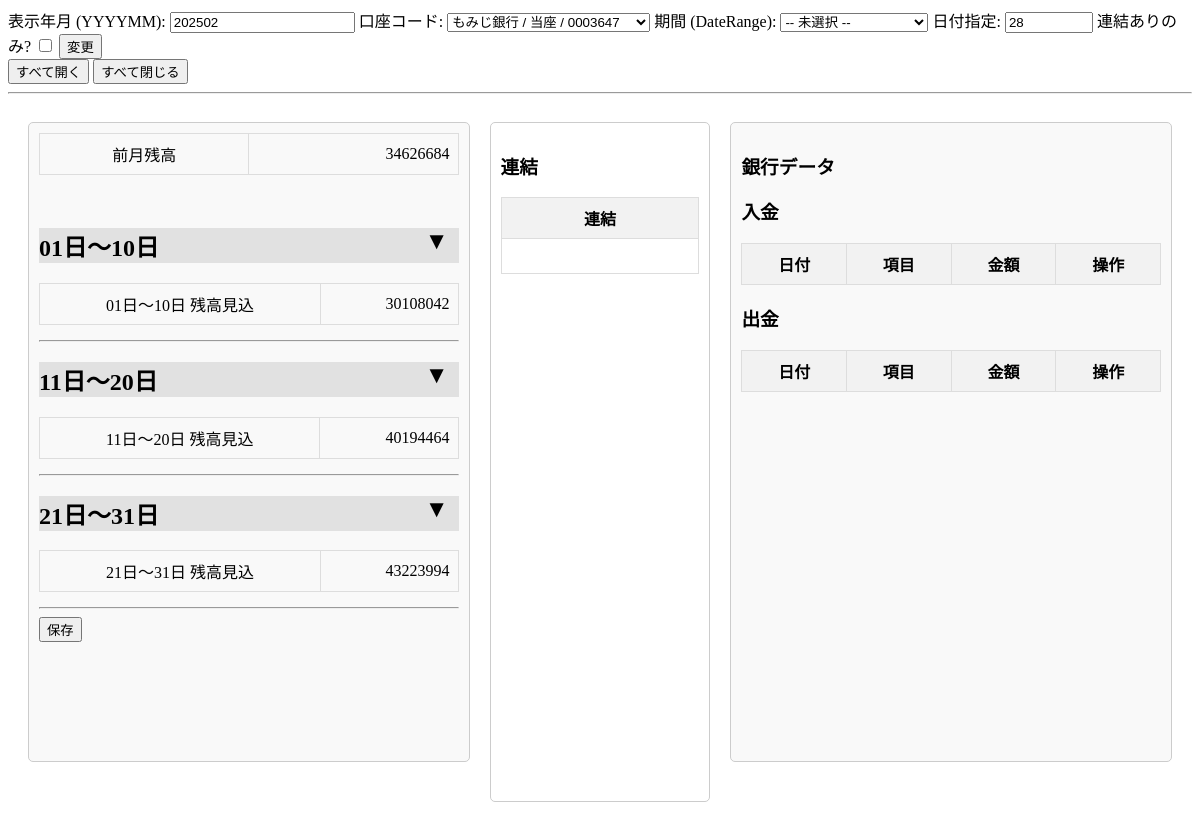
Screenshot of /addbudget/ (signed in) with the database file from the repository.
### budget/models.py (models this page shows, shortened)
class UserSettings(models.Model):
    user = models.OneToOneField(User, on_delete=models.CASCADE)
    codename = models.CharField(max_length=8, default="")
    year_month = models.CharField(max_length=6, default="", verbose_name="選択中の年月")
    selected_account_code = models.ForeignKey(
        'AccountCode', on_delete=models.SET_NULL, null=True, blank=True, verbose_name="選択口座コード"
    )
    selected_daterange = models.ForeignKey(
        DateRange, on_delete=models.SET_NULL, null=True, blank=True, verbose_name="選択中の期間"
    )
    end_day = models.IntegerField(default=0, verbose_name="選択中の日付")
    connectflag = models.BooleanField(default=False, verbose_name="選択中の連携区分")     # True=実際金額

class DateRange(models.Model):
    name = models.CharField(max_length=50)
    start_day = models.PositiveSmallIntegerField(default=1, verbose_name="開始日")
    end_day = models.PositiveSmallIntegerField(default=1, verbose_name="終了日")

### budget/views/addbudget_views.py (the view, shortened to what this page needs)
# urls.py: path("addbudget/", addbudget, name="addbudget"),
@login_required
def addbudget(request):
    user = request.user
    user_settings, created = UserSettings.objects.get_or_create(
        user=user,
        defaults={
            'year_month': datetime.today().strftime('%Y%m'),
            'selected_account_code': None,
            'selected_daterange': None,
            'end_day': 0,
            'connectflag': False,
        }
    )
    selected_year_month = user_settings.year_month
    selected_account_code = user_settings.selected_account_code
    selected_daterange = user_settings.selected_daterange
    selected_end_day = user_settings.end_day
    selected_connectflag = user_settings.connectflag
    year = int(selected_year_month[:4])
    month = int(selected_year_month[4:])
    start_day = 1
    if selected_daterange:
        end_day = selected_daterange.end_day
        if end_day == 31:
            end_day = calendar.monthrange(year, month)[1]
    else:
        end_day = calendar.monthrange(year, month)[1]
    if selected_end_day > 0:
        end_day = selected_end_day
    start_date = date(year, month, start_day)
    end_date = date(year, month, end_day)
    one_month_ago = start_date - relativedelta(months=1)
    budgets_qs = Budget.objects.filter(year_month=selected_year_month)
    fundtrans_qs = budgets_qs.filter(itemtype="預金振替")
    amount_fundtrans = sum(i.amount for i in fundtrans_qs)
    if selected_account_code:
        budgets_qs = budgets_qs.filter(account_code=selected_account_code)
    if selected_end_day:
        budgets_qs = budgets_qs.filter(sort_no1__lte=selected_end_day)
    else:
        if selected_daterange:
            budgets_qs = budgets_qs.filter(daterange__id__lte=selected_daterange.id)
    if selected_connectflag:
        budgets_qs = budgets_qs.filter(connected_number__isnull=False)
    budgets_qs = budgets_qs.order_by('sort_no1', 'sort_no2', 'id')
    bank_data_qs = BankData.objects.filter(date__range=[one_month_ago, end_date])
    if selected_account_code:
        bank_data_qs = bank_data_qs.filter(account_code=selected_account_code)
    bank_data_qs = bank_data_qs.filter(
        Q(connected_number__isnull=True) | Q(connected_number='')
    )
    acc_balance = None
    if selected_account_code:
        acc_balance = AccountBalance.objects.filter(
            account_code=selected_account_code,
            year_month=selected_year_month
        ).first()
    if acc_balance:
        prev_balance = acc_balance.beginning_balance
    else:
        prev_balance = 0
    if selected_daterange:
        date_ranges = DateRange.objects.filter(id__lte=selected_daterange.id)
    else:
        date_ranges = DateRange.objects.all()
    budget_data = {}
    tmp_prev_balance = prev_balance
    for dr in date_ranges:
        items_insales = budgets_qs.filter(daterange=dr, itemtype="工事金入金")
        items_inregular = budgets_qs.filter(daterange=dr, itemtype="その他入金")
        items_auto = budgets_qs.filter(daterange=dr, itemtype="自動引落")
        items_individual = budgets_qs.filter(daterange=dr, itemtype="個別支払")
        items_fundtrans = budgets_qs.filter(daterange=dr, itemtype="預金振替")
        income_sales_total = sum(i.amount for i in items_insales)
        income_regular_total = sum(i.amount for i in items_inregular)
        total_income = income_sales_total + income_regular_total
        expense_auto_total = sum(i.amount for i in items_auto)
        expense_individual_total = sum(i.amount for i in items_individual)
        total_expense = expense_auto_total + expense_individual_total
        total_fundtrans = sum(i.amount for i in items_fundtrans)
        new_balance = tmp_prev_balance + total_income - total_expense + total_fundtrans
        budget_data[dr] = {
            "items": {
                "工事金入金": items_insales.order_by('sort_no1', 'sort_no2'),
                "その他入金": items_inregular.order_by('sort_no1', 'sort_no2'),
                "自動引落": items_auto.order_by('sort_no1', 'sort_no2'),
                "個別支払": items_individual.order_by('sort_no1', 'sort_no2'),
                "預金振替": items_fundtrans.order_by('sort_no1', 'sort_no2'),
            },
            "income_sales": income_sales_total,
            "income_regular": income_regular_total,
            "total_income": total_income,
            "expense_auto_total": expense_auto_total,
            "expense_individual_total": expense_individual_total,
            "total_expense": total_expense,
            "total_fundtrans": total_fundtrans,
            "prev_balance": tmp_prev_balance,
            "new_balance": new_balance,
        }
        tmp_prev_balance = new_balance
    date_ranges_all = DateRange.objects.all().order_by('start_day')
    context = {
        "initial_prev_balance": prev_balance,
        "budget_data": budget_data,
        "bank_data": bank_data_qs,
        "year_month": selected_year_month,
        "selected_account_code": selected_account_code,
        "account_codes": AccountCode.objects.all(),
        "user_settings": user_settings,
        "date_ranges_all": date_ranges_all,
        "amount_fundtrans": amount_fundtrans,
    }
    return render(request, 'addbudget.html', context)

### budget/templates/addbudget.html (shortened to what this page needs)
{% load static %}
<!DOCTYPE html>
<html lang="ja">
<head>
</head>
<body>
<form method="POST" action="{% url 'addbudget' %}">
    <label>表示年月 (YYYYMM): </label>
    <input type="text" name="year_month" value="{{ year_month }}">
    <label>口座コード:</label>
    <select name="account_code_id">
        {% for ac in account_codes %}
            <option value="{{ ac.id }}"
                {% if selected_account_code and ac.id == selected_account_code.id %}
                    selected
                {% endif %}
            >
                {{ ac.bank_code }} / {{ ac.deposit_type }} / {{ ac.account_number }}
            </option>
        {% endfor %}
    </select>
    <label>期間 (DateRange):</label>
    <select name="daterange_id">
        <option value="">-- 未選択 --</option>
    </select>
    <label>日付指定:</label>
    <input type="number" name="end_day" value="{{ user_settings.end_day }}" style="width:80px;">
    <label>連結ありのみ?</label>
    <input type="checkbox" name="connectflag" value="1"
        {% if user_settings.connectflag %} checked {% endif %}>
    <button type="submit">変更</button>
</form>
<button onclick="openAllAccordions()">すべて開く</button>
<button onclick="closeAllAccordions()">すべて閉じる</button>
<hr>
<div class="container">
    <div class="scrollable scrollable-left">
        <form method="post" action="{% url 'addbudget' %}">
            <table>
                <tr>
                    <td colspan="1">前月残高</td>
                    <td class="text-right">{{ initial_prev_balance }}</td>
                </tr>
            </table>
            <a>&nbsp;</a>
            {% for dr, data in budget_data.items %}
            <h2 class="accordion-header" data-target="date_range_{{ dr.id }}">
                {{ dr.name }}
                <span class="accordion-icon">▼</span>
            </h2>
            <table>
                <tr>
                    <td colspan="2">{{ dr.name }} 残高見込</td>
                    <td colspan="3"  class="text-right">{{ data.new_balance }}</td>
                </tr>
            </table>
            <hr>
            {% endfor %}
            <button type="submit">保存</button>
        </form>
    </div>
    <div class="mini-table-container">
        <h3>連結</h3>
        <table>
            <tr><th>連結</th></tr>
            <tr><td>&nbsp;</td></tr>
        </table>
    </div>
    <div  class="scrollable scrollable-right">
        <h3>銀行データ</h3>
<h3>入金</h3>
<table>
    <tr>
        <th>日付</th>
        <th>項目</th>
        <th>金額</th>
        <th>操作</th>
    </tr>
</table>
<h3>出金</h3>
<table>
    <tr>
        <th>日付</th>
        <th>項目</th>
        <th>金額</th>
        <th>操作</th>
    </tr>
</table>
    </div>
</div>
</body>
</html>

### budget/templates/addbudget.html (style rules this page uses)
.container { display: grid; grid-template-columns: 0.4fr 0.2fr 0.4fr; gap: 20px; width: 100%; min-height: 90vh; margin: 0 auto; padding: 20px; box-sizing: border-box; }
.scrollable { border: 1px solid #ccc; border-radius: 5px; box-sizing: border-box; background-color: #f9f9f9; padding: 10px; max-height: 80vh; overflow-y: auto; }
.mini-table-container { border: 1px solid #ccc; border-radius: 5px; box-sizing: border-box; background-color: #fff; padding: 10px; }
table { width: 100%; border-collapse: collapse; margin-bottom: 15px; }
th, td { border: 1px solid #ddd; padding: 8px; text-align: center; }
.text-right { text-align: right; }
input[type="number"] { width: 80px; }
.accordion-header { cursor: pointer; background-color: #e1e1e1; font-weight: bold; }
.accordion-icon { float: right; margin-right: 10px; }

### rows the page displays
UserSettings: year_month "202502", end_day "28"
DateRange: name "01日～10日", new_balance "30108042"
DateRange: name "11日～20日", new_balance "40194464"
DateRange: name "21日～31日", new_balance "43223994"

### other values shown
{{ initial_prev_balance }} "34626684"
form field account_code_id "もみじ銀行 / 当座 / 0003647"
